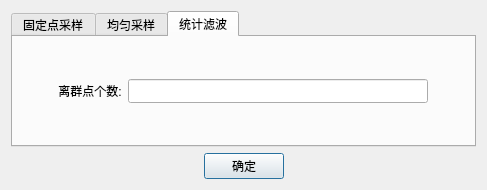
<?xml version="1.0" encoding="UTF-8"?>
<ui version="4.0">
 <class>PtGridFilterDialogClass</class>
 <widget class="QDialog" name="PtGridFilterDialogClass">
  <property name="geometry">
   <rect>
    <x>0</x>
    <y>0</y>
    <width>487</width>
    <height>190</height>
   </rect>
  </property>
  <property name="windowTitle">
   <string>按点采样</string>
  </property>
  <property name="windowIcon">
   <iconset resource="LidarMaster.qrc">
    <normaloff>:/LidarMaster/img/logo.png</normaloff>:/LidarMaster/img/logo.png</iconset>
  </property>
  <layout class="QVBoxLayout" name="verticalLayout">
   <item>
    <widget class="QTabWidget" name="tabWidget">
     <property name="currentIndex">
      <number>2</number>
     </property>
     <widget class="QWidget" name="tab_randomSample">
      <attribute name="title">
       <string>固定点采样</string>
      </attribute>
      <layout class="QVBoxLayout" name="verticalLayout_3">
       <item>
        <layout class="QVBoxLayout" name="verticalLayout_2">
         <item>
          <spacer name="verticalSpacer_2">
           <property name="orientation">
            <enum>Qt::Vertical</enum>
           </property>
           <property name="sizeHint" stdset="0">
            <size>
             <width>20</width>
             <height>40</height>
            </size>
           </property>
          </spacer>
         </item>
         <item>
          <layout class="QHBoxLayout" name="horizontalLayout">
           <item>
            <spacer name="horizontalSpacer_4">
             <property name="orientation">
              <enum>Qt::Horizontal</enum>
             </property>
             <property name="sizeHint" stdset="0">
              <size>
               <width>40</width>
               <height>20</height>
              </size>
             </property>
            </spacer>
           </item>
           <item>
            <widget class="QLabel" name="label">
             <property name="text">
              <string>采样点个数:</string>
             </property>
             <property name="alignment">
              <set>Qt::AlignCenter</set>
             </property>
            </widget>
           </item>
           <item>
            <widget class="QLineEdit" name="ld_gdd">
             <property name="minimumSize">
              <size>
               <width>300</width>
               <height>24</height>
              </size>
             </property>
            </widget>
           </item>
           <item>
            <spacer name="horizontalSpacer_3">
             <property name="orientation">
              <enum>Qt::Horizontal</enum>
             </property>
             <property name="sizeHint" stdset="0">
              <size>
               <width>40</width>
               <height>20</height>
              </size>
             </property>
            </spacer>
           </item>
          </layout>
         </item>
         <item>
          <spacer name="verticalSpacer">
           <property name="orientation">
            <enum>Qt::Vertical</enum>
           </property>
           <property name="sizeHint" stdset="0">
            <size>
             <width>20</width>
             <height>40</height>
            </size>
           </property>
          </spacer>
         </item>
        </layout>
       </item>
      </layout>
     </widget>
     <widget class="QWidget" name="tab_2">
      <attribute name="title">
       <string>均匀采样</string>
      </attribute>
      <layout class="QVBoxLayout" name="verticalLayout_5">
       <item>
        <layout class="QVBoxLayout" name="verticalLayout_4">
         <item>
          <spacer name="verticalSpacer_3">
           <property name="orientation">
            <enum>Qt::Vertical</enum>
           </property>
           <property name="sizeHint" stdset="0">
            <size>
             <width>20</width>
             <height>40</height>
            </size>
           </property>
          </spacer>
         </item>
         <item>
          <layout class="QHBoxLayout" name="horizontalLayout_3">
           <item>
            <spacer name="horizontalSpacer_5">
             <property name="orientation">
              <enum>Qt::Horizontal</enum>
             </property>
             <property name="sizeHint" stdset="0">
              <size>
               <width>40</width>
               <height>20</height>
              </size>
             </property>
            </spacer>
           </item>
           <item>
            <widget class="QLabel" name="label_2">
             <property name="text">
              <string>采样网格大小:</string>
             </property>
             <property name="alignment">
              <set>Qt::AlignCenter</set>
             </property>
            </widget>
           </item>
           <item>
            <widget class="QLineEdit" name="ld_jyd">
             <property name="minimumSize">
              <size>
               <width>300</width>
               <height>24</height>
              </size>
             </property>
            </widget>
           </item>
           <item>
            <spacer name="horizontalSpacer_6">
             <property name="orientation">
              <enum>Qt::Horizontal</enum>
             </property>
             <property name="sizeHint" stdset="0">
              <size>
               <width>40</width>
               <height>20</height>
              </size>
             </property>
            </spacer>
           </item>
          </layout>
         </item>
         <item>
          <spacer name="verticalSpacer_4">
           <property name="orientation">
            <enum>Qt::Vertical</enum>
           </property>
           <property name="sizeHint" stdset="0">
            <size>
             <width>20</width>
             <height>40</height>
            </size>
           </property>
          </spacer>
         </item>
        </layout>
       </item>
      </layout>
     </widget>
     <widget class="QWidget" name="tab">
      <attribute name="title">
       <string>统计滤波</string>
      </attribute>
      <layout class="QVBoxLayout" name="verticalLayout_7">
       <item>
        <layout class="QVBoxLayout" name="verticalLayout_6">
         <item>
          <spacer name="verticalSpacer_5">
           <property name="orientation">
            <enum>Qt::Vertical</enum>
           </property>
           <property name="sizeHint" stdset="0">
            <size>
             <width>20</width>
             <height>40</height>
            </size>
           </property>
          </spacer>
         </item>
         <item>
          <layout class="QHBoxLayout" name="horizontalLayout_4">
           <item>
            <spacer name="horizontalSpacer_7">
             <property name="orientation">
              <enum>Qt::Horizontal</enum>
             </property>
             <property name="sizeHint" stdset="0">
              <size>
               <width>40</width>
               <height>20</height>
              </size>
             </property>
            </spacer>
           </item>
           <item>
            <widget class="QLabel" name="label_3">
             <property name="text">
              <string>离群点个数:</string>
             </property>
             <property name="alignment">
              <set>Qt::AlignCenter</set>
             </property>
            </widget>
           </item>
           <item>
            <widget class="QLineEdit" name="ld_tj">
             <property name="minimumSize">
              <size>
               <width>300</width>
               <height>24</height>
              </size>
             </property>
            </widget>
           </item>
           <item>
            <spacer name="horizontalSpacer_8">
             <property name="orientation">
              <enum>Qt::Horizontal</enum>
             </property>
             <property name="sizeHint" stdset="0">
              <size>
               <width>40</width>
               <height>20</height>
              </size>
             </property>
            </spacer>
           </item>
          </layout>
         </item>
         <item>
          <spacer name="verticalSpacer_6">
           <property name="orientation">
            <enum>Qt::Vertical</enum>
           </property>
           <property name="sizeHint" stdset="0">
            <size>
             <width>20</width>
             <height>40</height>
            </size>
           </property>
          </spacer>
         </item>
        </layout>
       </item>
      </layout>
     </widget>
    </widget>
   </item>
   <item>
    <layout class="QHBoxLayout" name="horizontalLayout_2">
     <item>
      <spacer name="horizontalSpacer">
       <property name="orientation">
        <enum>Qt::Horizontal</enum>
       </property>
       <property name="sizeHint" stdset="0">
        <size>
         <width>40</width>
         <height>20</height>
        </size>
       </property>
      </spacer>
     </item>
     <item>
      <widget class="QPushButton" name="pb_Confirm">
       <property name="text">
        <string>确定</string>
       </property>
      </widget>
     </item>
     <item>
      <spacer name="horizontalSpacer_2">
       <property name="orientation">
        <enum>Qt::Horizontal</enum>
       </property>
       <property name="sizeHint" stdset="0">
        <size>
         <width>40</width>
         <height>20</height>
        </size>
       </property>
      </spacer>
     </item>
    </layout>
   </item>
  </layout>
 </widget>
 <layoutdefault spacing="6" margin="11"/>
 <resources>
  <include location="LidarMaster.qrc"/>
 </resources>
 <connections/>
</ui>
